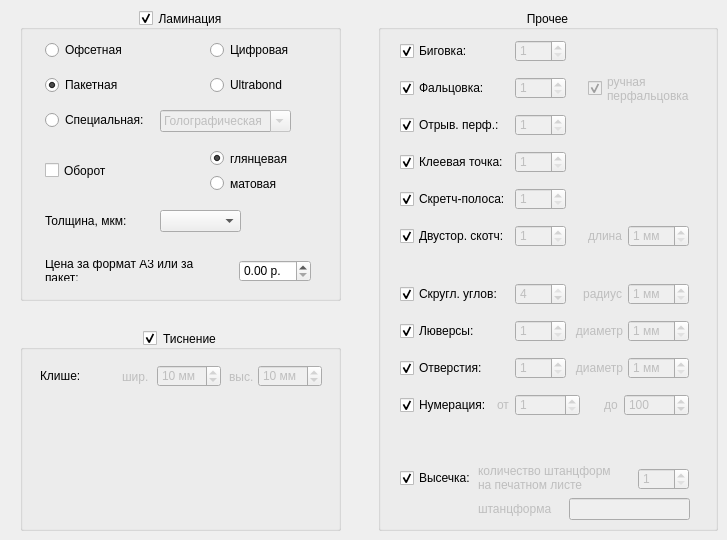
  <widget class="QWizardPage" name="pagePostpress">
   <property name="subTitle">
    <string>Определите послепечатную обработку</string>
   </property>
   <widget class="QGroupBox" name="gbFoil">
    <property name="geometry">
     <rect>
      <x>20</x>
      <y>330</y>
      <width>321</width>
      <height>201</height>
     </rect>
    </property>
    <property name="title">
     <string>Тиснение</string>
    </property>
    <property name="alignment">
     <set>Qt::AlignCenter</set>
    </property>
    <property name="checkable">
     <bool>true</bool>
    </property>
    <property name="checked">
     <bool>true</bool>
    </property>
    <widget class="QSpinBox" name="sbFoilWidthFace">
     <property name="enabled">
      <bool>false</bool>
     </property>
     <property name="geometry">
      <rect>
       <x>137</x>
       <y>35</y>
       <width>64</width>
       <height>22</height>
      </rect>
     </property>
     <property name="suffix">
      <string> мм</string>
     </property>
     <property name="minimum">
      <number>1</number>
     </property>
     <property name="maximum">
      <number>1000</number>
     </property>
     <property name="singleStep">
      <number>1</number>
     </property>
     <property name="value">
      <number>10</number>
     </property>
    </widget>
    <widget class="QSpinBox" name="sbFoilHeightFace">
     <property name="enabled">
      <bool>false</bool>
     </property>
     <property name="geometry">
      <rect>
       <x>238</x>
       <y>35</y>
       <width>64</width>
       <height>22</height>
      </rect>
     </property>
     <property name="suffix">
      <string> мм</string>
     </property>
     <property name="minimum">
      <number>1</number>
     </property>
     <property name="maximum">
      <number>1000</number>
     </property>
     <property name="singleStep">
      <number>1</number>
     </property>
     <property name="value">
      <number>10</number>
     </property>
    </widget>
    <widget class="QLabel" name="lblFoilWidthFace">
     <property name="enabled">
      <bool>false</bool>
     </property>
     <property name="geometry">
      <rect>
       <x>102</x>
       <y>36</y>
       <width>31</width>
       <height>21</height>
      </rect>
     </property>
     <property name="text">
      <string>шир.</string>
     </property>
     <property name="buddy">
      <cstring>sbFoilWidthFace</cstring>
     </property>
    </widget>
    <widget class="QLabel" name="lblFoilHeightFace">
     <property name="enabled">
      <bool>false</bool>
     </property>
     <property name="geometry">
      <rect>
       <x>209</x>
       <y>36</y>
       <width>31</width>
       <height>21</height>
      </rect>
     </property>
     <property name="text">
      <string>выс.</string>
     </property>
     <property name="buddy">
      <cstring>sbFoilHeightFace</cstring>
     </property>
    </widget>
    <widget class="QLabel" name="lblFoilWidthFace_2">
     <property name="geometry">
      <rect>
       <x>20</x>
       <y>35</y>
       <width>51</width>
       <height>21</height>
      </rect>
     </property>
     <property name="text">
      <string>Клише:</string>
     </property>
     <property name="buddy">
      <cstring>sbFoilWidthFace</cstring>
     </property>
    </widget>
   </widget>
   <widget class="QGroupBox" name="groupBox_9">
    <property name="geometry">
     <rect>
      <x>378</x>
      <y>10</y>
      <width>340</width>
      <height>521</height>
     </rect>
    </property>
    <property name="title">
     <string>Прочее</string>
    </property>
    <property name="alignment">
     <set>Qt::AlignCenter</set>
    </property>
    <widget class="QCheckBox" name="cbScrathStrip">
     <property name="geometry">
      <rect>
       <x>22</x>
       <y>178</y>
       <width>114</width>
       <height>22</height>
      </rect>
     </property>
     <property name="text">
      <string>Скретч-полоса:</string>
     </property>
     <property name="checked">
      <bool>true</bool>
     </property>
    </widget>
    <widget class="QCheckBox" name="cbNumeration">
     <property name="geometry">
      <rect>
       <x>22</x>
       <y>384</y>
       <width>114</width>
       <height>22</height>
      </rect>
     </property>
     <property name="text">
      <string>Нумерация:</string>
     </property>
     <property name="checked">
      <bool>true</bool>
     </property>
    </widget>
    <widget class="QCheckBox" name="cbPerforation">
     <property name="geometry">
      <rect>
       <x>22</x>
       <y>104</y>
       <width>114</width>
       <height>22</height>
      </rect>
     </property>
     <property name="text">
      <string>Отрыв. перф.:</string>
     </property>
     <property name="checked">
      <bool>true</bool>
     </property>
    </widget>
    <widget class="QCheckBox" name="cbDieCutting">
     <property name="geometry">
      <rect>
       <x>22</x>
       <y>458</y>
       <width>71</width>
       <height>20</height>
      </rect>
     </property>
     <property name="text">
      <string>Высечка:</string>
     </property>
     <property name="checked">
      <bool>true</bool>
     </property>
    </widget>
    <widget class="QCheckBox" name="cbGluePoint">
     <property name="geometry">
      <rect>
       <x>22</x>
       <y>141</y>
       <width>114</width>
       <height>22</height>
      </rect>
     </property>
     <property name="text">
      <string>Клеевая точка:</string>
     </property>
     <property name="checked">
      <bool>true</bool>
     </property>
    </widget>
    <widget class="QCheckBox" name="cbCreasing">
     <property name="geometry">
      <rect>
       <x>22</x>
       <y>30</y>
       <width>114</width>
       <height>22</height>
      </rect>
     </property>
     <property name="text">
      <string>Биговка:</string>
     </property>
     <property name="checked">
      <bool>true</bool>
     </property>
    </widget>
    <widget class="QSpinBox" name="sbCreasings">
     <property name="enabled">
      <bool>false</bool>
     </property>
     <property name="geometry">
      <rect>
       <x>137</x>
       <y>30</y>
       <width>51</width>
       <height>22</height>
      </rect>
     </property>
     <property name="minimum">
      <number>1</number>
     </property>
     <property name="maximum">
      <number>20</number>
     </property>
    </widget>
    <widget class="QSpinBox" name="sbFoldings">
     <property name="enabled">
      <bool>false</bool>
     </property>
     <property name="geometry">
      <rect>
       <x>137</x>
       <y>67</y>
       <width>51</width>
       <height>22</height>
      </rect>
     </property>
     <property name="minimum">
      <number>1</number>
     </property>
     <property name="maximum">
      <number>20</number>
     </property>
    </widget>
    <widget class="QCheckBox" name="cbFolding">
     <property name="geometry">
      <rect>
       <x>22</x>
       <y>67</y>
       <width>114</width>
       <height>22</height>
      </rect>
     </property>
     <property name="text">
      <string>Фальцовка:</string>
     </property>
     <property name="checked">
      <bool>true</bool>
     </property>
    </widget>
    <widget class="QCheckBox" name="cbDoubleSidedTape">
     <property name="geometry">
      <rect>
       <x>22</x>
       <y>215</y>
       <width>114</width>
       <height>22</height>
      </rect>
     </property>
     <property name="text">
      <string>Двустор. скотч:</string>
     </property>
     <property name="checked">
      <bool>true</bool>
     </property>
    </widget>
    <widget class="QLabel" name="lblNumFrom">
     <property name="enabled">
      <bool>false</bool>
     </property>
     <property name="geometry">
      <rect>
       <x>119</x>
       <y>384</y>
       <width>20</width>
       <height>22</height>
      </rect>
     </property>
     <property name="text">
      <string>от</string>
     </property>
     <property name="buddy">
      <cstring>sbStartNumber</cstring>
     </property>
    </widget>
    <widget class="QLabel" name="lblNumTo">
     <property name="enabled">
      <bool>false</bool>
     </property>
     <property name="geometry">
      <rect>
       <x>226</x>
       <y>384</y>
       <width>20</width>
       <height>22</height>
      </rect>
     </property>
     <property name="text">
      <string>до</string>
     </property>
     <property name="buddy">
      <cstring>sbEndNumber</cstring>
     </property>
    </widget>
    <widget class="QCheckBox" name="cbEyelets">
     <property name="geometry">
      <rect>
       <x>22</x>
       <y>310</y>
       <width>114</width>
       <height>22</height>
      </rect>
     </property>
     <property name="text">
      <string>Люверсы:</string>
     </property>
     <property name="checked">
      <bool>true</bool>
     </property>
    </widget>
    <widget class="QSpinBox" name="sbEyelets">
     <property name="enabled">
      <bool>false</bool>
     </property>
     <property name="geometry">
      <rect>
       <x>137</x>
       <y>310</y>
       <width>51</width>
       <height>22</height>
      </rect>
     </property>
     <property name="minimum">
      <number>1</number>
     </property>
     <property name="maximum">
      <number>20</number>
     </property>
    </widget>
    <widget class="QSpinBox" name="sbEyeletsDiameter">
     <property name="enabled">
      <bool>false</bool>
     </property>
     <property name="geometry">
      <rect>
       <x>250</x>
       <y>310</y>
       <width>61</width>
       <height>22</height>
      </rect>
     </property>
     <property name="suffix">
      <string> мм</string>
     </property>
     <property name="minimum">
      <number>1</number>
     </property>
     <property name="maximum">
      <number>30</number>
     </property>
    </widget>
    <widget class="QCheckBox" name="cbHoles">
     <property name="geometry">
      <rect>
       <x>22</x>
       <y>347</y>
       <width>114</width>
       <height>22</height>
      </rect>
     </property>
     <property name="text">
      <string>Отверстия:</string>
     </property>
     <property name="checked">
      <bool>true</bool>
     </property>
    </widget>
    <widget class="QSpinBox" name="sbHoles">
     <property name="enabled">
      <bool>false</bool>
     </property>
     <property name="geometry">
      <rect>
       <x>137</x>
       <y>347</y>
       <width>51</width>
       <height>22</height>
      </rect>
     </property>
     <property name="minimum">
      <number>1</number>
     </property>
     <property name="maximum">
      <number>20</number>
     </property>
    </widget>
    <widget class="QSpinBox" name="sbHolesDiameter">
     <property name="enabled">
      <bool>false</bool>
     </property>
     <property name="geometry">
      <rect>
       <x>250</x>
       <y>347</y>
       <width>61</width>
       <height>22</height>
      </rect>
     </property>
     <property name="suffix">
      <string> мм</string>
     </property>
     <property name="minimum">
      <number>1</number>
     </property>
     <property name="maximum">
      <number>30</number>
     </property>
    </widget>
    <widget class="QLabel" name="lblDieName">
     <property name="enabled">
      <bool>false</bool>
     </property>
     <property name="geometry">
      <rect>
       <x>100</x>
       <y>488</y>
       <width>81</width>
       <height>22</height>
      </rect>
     </property>
     <property name="text">
      <string>штанцформа</string>
     </property>
     <property name="buddy">
      <cstring>leDieName</cstring>
     </property>
    </widget>
    <widget class="QLineEdit" name="leDieName">
     <property name="enabled">
      <bool>false</bool>
     </property>
     <property name="geometry">
      <rect>
       <x>191</x>
       <y>488</y>
       <width>121</width>
       <height>22</height>
      </rect>
     </property>
    </widget>
    <widget class="QSpinBox" name="sbStartNumber">
     <property name="enabled">
      <bool>false</bool>
     </property>
     <property name="geometry">
      <rect>
       <x>137</x>
       <y>384</y>
       <width>65</width>
       <height>22</height>
      </rect>
     </property>
     <property name="minimum">
      <number>1</number>
     </property>
     <property name="maximum">
      <number>1000000000</number>
     </property>
     <property name="value">
      <number>1</number>
     </property>
    </widget>
    <widget class="QSpinBox" name="sbEndNumber">
     <property name="enabled">
      <bool>false</bool>
     </property>
     <property name="geometry">
      <rect>
       <x>246</x>
       <y>384</y>
       <width>65</width>
       <height>22</height>
      </rect>
     </property>
     <property name="minimum">
      <number>1</number>
     </property>
     <property name="maximum">
      <number>2000000000</number>
     </property>
     <property name="value">
      <number>100</number>
     </property>
    </widget>
    <widget class="QLabel" name="lblEyeletsDiam">
     <property name="enabled">
      <bool>false</bool>
     </property>
     <property name="geometry">
      <rect>
       <x>194</x>
       <y>310</y>
       <width>51</width>
       <height>22</height>
      </rect>
     </property>
     <property name="text">
      <string>диаметр</string>
     </property>
     <property name="alignment">
      <set>Qt::AlignRight|Qt::AlignTrailing|Qt::AlignVCenter</set>
     </property>
     <property name="buddy">
      <cstring>sbEyeletsDiameter</cstring>
     </property>
    </widget>
    <widget class="QSpinBox" name="sbPerforations">
     <property name="enabled">
      <bool>false</bool>
     </property>
     <property name="geometry">
      <rect>
       <x>137</x>
       <y>104</y>
       <width>51</width>
       <height>22</height>
      </rect>
     </property>
     <property name="minimum">
      <number>1</number>
     </property>
     <property name="maximum">
      <number>20</number>
     </property>
    </widget>
    <widget class="QSpinBox" name="sbGluePoints">
     <property name="enabled">
      <bool>false</bool>
     </property>
     <property name="geometry">
      <rect>
       <x>137</x>
       <y>141</y>
       <width>51</width>
       <height>22</height>
      </rect>
     </property>
     <property name="minimum">
      <number>1</number>
     </property>
     <property name="maximum">
      <number>20</number>
     </property>
    </widget>
    <widget class="QSpinBox" name="sbScrathStrips">
     <property name="enabled">
      <bool>false</bool>
     </property>
     <property name="geometry">
      <rect>
       <x>137</x>
       <y>178</y>
       <width>51</width>
       <height>22</height>
      </rect>
     </property>
     <property name="minimum">
      <number>1</number>
     </property>
     <property name="maximum">
      <number>20</number>
     </property>
    </widget>
    <widget class="QSpinBox" name="sbDoubleSidedTape">
     <property name="enabled">
      <bool>false</bool>
     </property>
     <property name="geometry">
      <rect>
       <x>137</x>
       <y>215</y>
       <width>51</width>
       <height>22</height>
      </rect>
     </property>
     <property name="minimum">
      <number>1</number>
     </property>
     <property name="maximum">
      <number>20</number>
     </property>
    </widget>
    <widget class="QCheckBox" name="cbRoundedCorners">
     <property name="geometry">
      <rect>
       <x>22</x>
       <y>273</y>
       <width>114</width>
       <height>22</height>
      </rect>
     </property>
     <property name="text">
      <string>Скругл. углов:</string>
     </property>
     <property name="checked">
      <bool>true</bool>
     </property>
    </widget>
    <widget class="QSpinBox" name="sbRoundedCorners">
     <property name="enabled">
      <bool>false</bool>
     </property>
     <property name="geometry">
      <rect>
       <x>137</x>
       <y>273</y>
       <width>51</width>
       <height>22</height>
      </rect>
     </property>
     <property name="minimum">
      <number>1</number>
     </property>
     <property name="maximum">
      <number>4</number>
     </property>
     <property name="value">
      <number>4</number>
     </property>
    </widget>
    <widget class="QSpinBox" name="sbRoundedCornersRadius">
     <property name="enabled">
      <bool>false</bool>
     </property>
     <property name="geometry">
      <rect>
       <x>250</x>
       <y>273</y>
       <width>61</width>
       <height>22</height>
      </rect>
     </property>
     <property name="suffix">
      <string> мм</string>
     </property>
     <property name="minimum">
      <number>1</number>
     </property>
     <property name="maximum">
      <number>30</number>
     </property>
    </widget>
    <widget class="QLabel" name="lblRadiusRound">
     <property name="enabled">
      <bool>false</bool>
     </property>
     <property name="geometry">
      <rect>
       <x>203</x>
       <y>273</y>
       <width>41</width>
       <height>22</height>
      </rect>
     </property>
     <property name="text">
      <string>радиус</string>
     </property>
     <property name="alignment">
      <set>Qt::AlignRight|Qt::AlignTrailing|Qt::AlignVCenter</set>
     </property>
     <property name="buddy">
      <cstring>sbRoundedCornersRadius</cstring>
     </property>
    </widget>
    <widget class="QLabel" name="lblHolesDiam">
     <property name="enabled">
      <bool>false</bool>
     </property>
     <property name="geometry">
      <rect>
       <x>194</x>
       <y>347</y>
       <width>51</width>
       <height>22</height>
      </rect>
     </property>
     <property name="text">
      <string>диаметр</string>
     </property>
     <property name="alignment">
      <set>Qt::AlignRight|Qt::AlignTrailing|Qt::AlignVCenter</set>
     </property>
     <property name="buddy">
      <cstring>sbHolesDiameter</cstring>
     </property>
    </widget>
    <widget class="QLabel" name="lblDblTapeLenght">
     <property name="enabled">
      <bool>false</bool>
     </property>
     <property name="geometry">
      <rect>
       <x>203</x>
       <y>215</y>
       <width>41</width>
       <height>22</height>
      </rect>
     </property>
     <property name="text">
      <string>длина</string>
     </property>
     <property name="alignment">
      <set>Qt::AlignRight|Qt::AlignTrailing|Qt::AlignVCenter</set>
     </property>
     <property name="buddy">
      <cstring>sbDblSidedTapeLenght</cstring>
     </property>
    </widget>
    <widget class="QSpinBox" name="sbDblSidedTapeLenght">
     <property name="enabled">
      <bool>false</bool>
     </property>
     <property name="geometry">
      <rect>
       <x>250</x>
       <y>215</y>
       <width>61</width>
       <height>22</height>
      </rect>
     </property>
     <property name="suffix">
      <string> мм</string>
     </property>
     <property name="minimum">
      <number>1</number>
     </property>
     <property name="maximum">
      <number>1000</number>
     </property>
     <property name="value">
      <number>1</number>
     </property>
    </widget>
    <widget class="QCheckBox" name="cbFoldByHand">
     <property name="enabled">
      <bool>false</bool>
     </property>
     <property name="geometry">
      <rect>
       <x>210</x>
       <y>63</y>
       <width>114</width>
       <height>31</height>
      </rect>
     </property>
     <property name="text">
      <string>ручная
перфальцовка</string>
     </property>
     <property name="checked">
      <bool>true</bool>
     </property>
    </widget>
    <widget class="QSpinBox" name="sbDieCount">
     <property name="enabled">
      <bool>false</bool>
     </property>
     <property name="geometry">
      <rect>
       <x>260</x>
       <y>458</y>
       <width>51</width>
       <height>22</height>
      </rect>
     </property>
     <property name="minimum">
      <number>1</number>
     </property>
     <property name="maximum">
      <number>20</number>
     </property>
    </widget>
    <widget class="QLabel" name="lblDieCount">
     <property name="enabled">
      <bool>false</bool>
     </property>
     <property name="geometry">
      <rect>
       <x>100</x>
       <y>452</y>
       <width>141</width>
       <height>31</height>
      </rect>
     </property>
     <property name="text">
      <string>количество штанцформ на печатном листе</string>
     </property>
     <property name="wordWrap">
      <bool>true</bool>
     </property>
     <property name="buddy">
      <cstring>leDieName</cstring>
     </property>
    </widget>
   </widget>
   <widget class="QGroupBox" name="gbLamination">
    <property name="enabled">
     <bool>true</bool>
    </property>
    <property name="geometry">
     <rect>
      <x>20</x>
      <y>10</y>
      <width>321</width>
      <height>291</height>
     </rect>
    </property>
    <property name="title">
     <string>Ламинация</string>
    </property>
    <property name="alignment">
     <set>Qt::AlignCenter</set>
    </property>
    <property name="checkable">
     <bool>true</bool>
    </property>
    <property name="checked">
     <bool>true</bool>
    </property>
    <widget class="QLabel" name="lblLamThickness">
     <property name="geometry">
      <rect>
       <x>25</x>
       <y>200</y>
       <width>101</width>
       <height>21</height>
      </rect>
     </property>
     <property name="text">
      <string>Толщина, мкм:</string>
     </property>
     <property name="buddy">
      <cstring>comboLamThickness</cstring>
     </property>
    </widget>
    <widget class="QRadioButton" name="rbLamGlossy">
     <property name="geometry">
      <rect>
       <x>190</x>
       <y>140</y>
       <width>81</width>
       <height>17</height>
      </rect>
     </property>
     <property name="text">
      <string>глянцевая</string>
     </property>
     <property name="checked">
      <bool>true</bool>
     </property>
     <attribute name="buttonGroup">
      <string notr="true">bgLamSurfaceType</string>
     </attribute>
    </widget>
    <widget class="QRadioButton" name="rbLamMatt">
     <property name="geometry">
      <rect>
       <x>190</x>
       <y>165</y>
       <width>71</width>
       <height>17</height>
      </rect>
     </property>
     <property name="text">
      <string>матовая</string>
     </property>
     <attribute name="buttonGroup">
      <string notr="true">bgLamSurfaceType</string>
     </attribute>
    </widget>
    <widget class="QDoubleSpinBox" name="sbLamPrice">
     <property name="geometry">
      <rect>
       <x>219</x>
       <y>250</y>
       <width>72</width>
       <height>22</height>
      </rect>
     </property>
     <property name="suffix">
      <string> р.</string>
     </property>
     <property name="maximum">
      <double>100.000000000000000</double>
     </property>
    </widget>
    <widget class="QLabel" name="lblLamPrice">
     <property name="geometry">
      <rect>
       <x>25</x>
       <y>250</y>
       <width>185</width>
       <height>21</height>
      </rect>
     </property>
     <property name="text">
      <string>Цена за формат А3 или за пакет:</string>
     </property>
     <property name="alignment">
      <set>Qt::AlignLeading|Qt::AlignLeft|Qt::AlignVCenter</set>
     </property>
     <property name="wordWrap">
      <bool>true</bool>
     </property>
     <property name="buddy">
      <cstring>sbLamPrice</cstring>
     </property>
    </widget>
    <widget class="QCheckBox" name="cbLamBack">
     <property name="geometry">
      <rect>
       <x>25</x>
       <y>152</y>
       <width>81</width>
       <height>17</height>
      </rect>
     </property>
     <property name="text">
      <string>Оборот</string>
     </property>
    </widget>
    <widget class="QComboBox" name="comboLamThickness">
     <property name="geometry">
      <rect>
       <x>140</x>
       <y>200</y>
       <width>81</width>
       <height>22</height>
      </rect>
     </property>
    </widget>
    <widget class="QRadioButton" name="rbLamPacket">
     <property name="geometry">
      <rect>
       <x>25</x>
       <y>65</y>
       <width>100</width>
       <height>20</height>
      </rect>
     </property>
     <property name="text">
      <string>Пакетная</string>
     </property>
     <property name="checked">
      <bool>true</bool>
     </property>
     <attribute name="buttonGroup">
      <string notr="true">bgLamType</string>
     </attribute>
    </widget>
    <widget class="QComboBox" name="comboLamSpecial">
     <property name="enabled">
      <bool>false</bool>
     </property>
     <property name="geometry">
      <rect>
       <x>140</x>
       <y>100</y>
       <width>131</width>
       <height>22</height>
      </rect>
     </property>
     <property name="editable">
      <bool>true</bool>
     </property>
     <item>
      <property name="text">
       <string>Голографическая</string>
      </property>
     </item>
     <item>
      <property name="text">
       <string>Soft Touch</string>
      </property>
     </item>
    </widget>
    <widget class="QRadioButton" name="rbLamUltrabond">
     <property name="geometry">
      <rect>
       <x>190</x>
       <y>65</y>
       <width>100</width>
       <height>20</height>
      </rect>
     </property>
     <property name="text">
      <string>Ultrabond</string>
     </property>
     <attribute name="buttonGroup">
      <string notr="true">bgLamType</string>
     </attribute>
    </widget>
    <widget class="QRadioButton" name="rbLamDigital">
     <property name="geometry">
      <rect>
       <x>190</x>
       <y>30</y>
       <width>100</width>
       <height>20</height>
      </rect>
     </property>
     <property name="text">
      <string>Цифровая</string>
     </property>
     <attribute name="buttonGroup">
      <string notr="true">bgLamType</string>
     </attribute>
    </widget>
    <widget class="QRadioButton" name="rbLamOffset">
     <property name="geometry">
      <rect>
       <x>25</x>
       <y>30</y>
       <width>100</width>
       <height>20</height>
      </rect>
     </property>
     <property name="text">
      <string>Офсетная</string>
     </property>
     <property name="checked">
      <bool>false</bool>
     </property>
     <attribute name="buttonGroup">
      <string notr="true">bgLamType</string>
     </attribute>
    </widget>
    <widget class="QRadioButton" name="rbLamSpecial">
     <property name="geometry">
      <rect>
       <x>25</x>
       <y>100</y>
       <width>100</width>
       <height>20</height>
      </rect>
     </property>
     <property name="text">
      <string>Специальная:</string>
     </property>
     <attribute name="buttonGroup">
      <string notr="true">bgLamType</string>
     </attribute>
    </widget>
   </widget>
  </widget>
